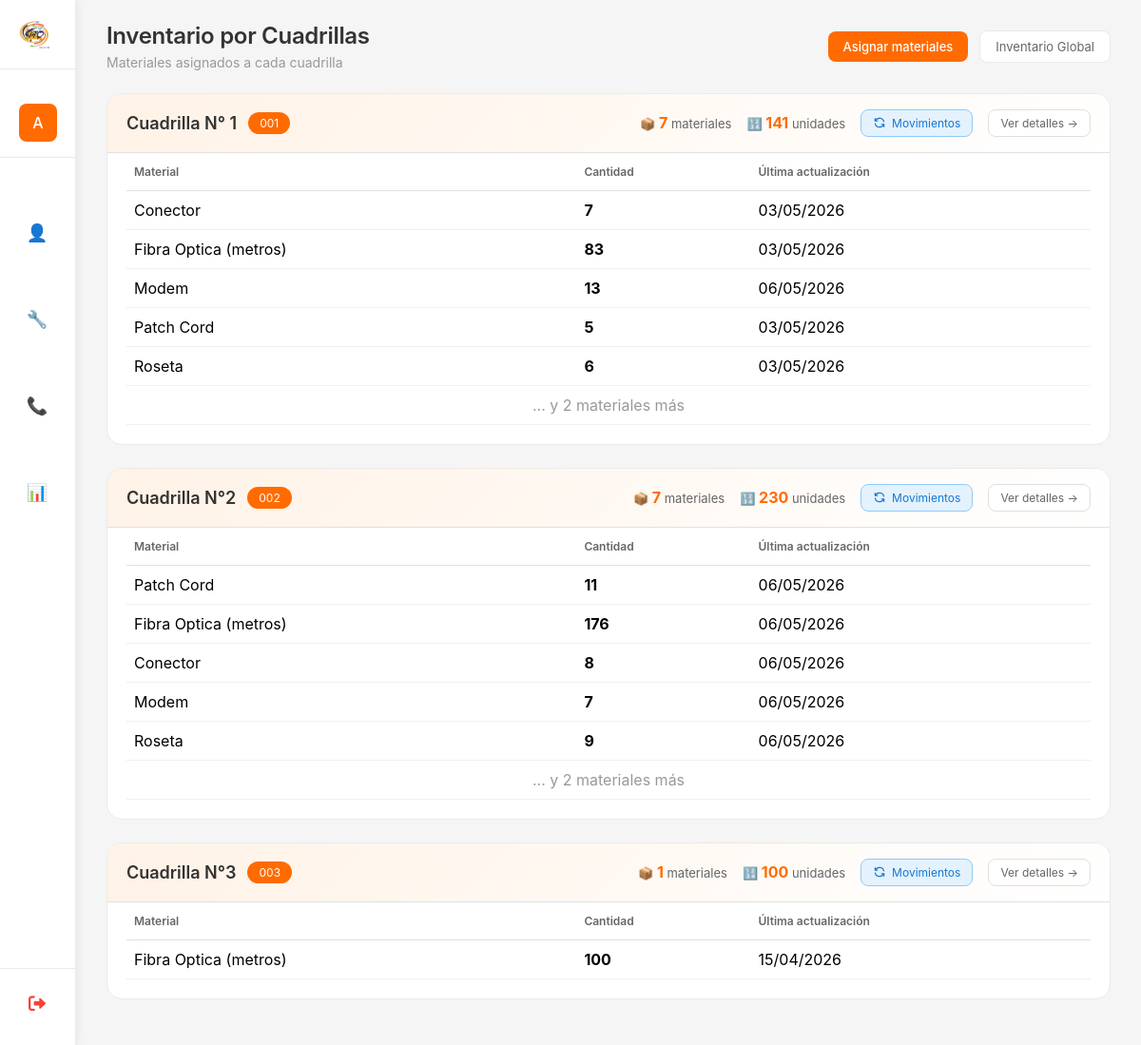
/inventario/todas-cuadrillas/ (signed in), run on the app's committed database.
### myapp/models.py (models this page shows, shortened)
class Cuadrilla(models.Model):
    class EstadoCuadrilla(models.TextChoices):
        DISPONIBLE = 'DISPONIBLE', 'Disponible'
        OCUPADO = 'OCUPADO', 'Ocupado'
        EN_DESCANSO = 'DESCANSO', 'En Descanso'
        INACTIVO = 'INACTIVO', 'Inactivo'
    nombre = models.CharField(
        max_length=100,
        unique=True,
        verbose_name="Nombre de la Cuadrilla"
    )
    codigo = models.CharField(
        max_length=20,
        unique=True,
        verbose_name="Código de Cuadrilla",
        help_text="Ej: C001, INST-001"
    )
    instaladores = models.ManyToManyField(
        'PerfilUsuario',
        related_name='cuadrillas',
        verbose_name="Instaladores",
        blank=True
    )
    estado = models.CharField(
        max_length=20,
        choices=EstadoCuadrilla.choices,
        default=EstadoCuadrilla.DISPONIBLE,
        verbose_name="Estado de la Cuadrilla",
        db_index=True
    )
    fecha_creacion = models.DateTimeField(
        auto_now_add=True,
        verbose_name="Fecha de creación"
    )
    fecha_actualizacion = models.DateTimeField(
        auto_now=True,
        verbose_name="Última actualización"
    )
    creado_por = models.ForeignKey(
        User,
        on_delete=models.SET_NULL,
        null=True,
        blank=True,
        related_name='cuadrillas_creadas',
        verbose_name="Creado por"
    )
    activo = models.BooleanField(
        default=True,
        verbose_name="Activo"
    )
    class Meta:
        verbose_name = "Cuadrilla"
        verbose_name_plural = "Cuadrillas"
        ordering = ['nombre']
        indexes = [
            models.Index(fields=['estado']),
            models.Index(fields=['activo']),
            models.Index(fields=['codigo']),
        ]

class InventarioCuadrilla(models.Model):
    cuadrilla = models.ForeignKey(
        Cuadrilla,
        on_delete=models.CASCADE,
        related_name='inventario',
        verbose_name="Cuadrilla"
    )
    material = models.ForeignKey(
        Material,
        on_delete=models.PROTECT,
        related_name='inventario_cuadrillas',
        verbose_name="Material"
    )
    cantidad = models.PositiveIntegerField(default=0, verbose_name="Cantidad en cuadrilla")
    ultima_actualizacion = models.DateTimeField(auto_now=True)
    class Meta:
        verbose_name = "Inventario de Cuadrilla"
        verbose_name_plural = "Inventarios de Cuadrillas"
        unique_together = ['cuadrilla', 'material']

class Material(models.Model):
    nombre = models.CharField(max_length=50, unique=True, verbose_name="Nombre del material")
    activo = models.BooleanField(default=True, verbose_name="Activo")
    fecha_creacion = models.DateTimeField(auto_now_add=True)
    class Meta:
        verbose_name = "Material"
        verbose_name_plural = "Materiales"
        ordering = ['nombre']

### myapp/views_inventario.py (the view)
# urls.py: path('inventario/todas-cuadrillas/', inventario_todas_cuadrillas, name='inventario_todas_cuadrillas'),
@login_required
@staff_member_required
def inventario_todas_cuadrillas(request):
    es_admin = request.user.is_superuser or request.user.groups.filter(name='Administrador').exists()
    if not es_admin:
        messages.error(request, 'No tienes permisos para acceder a esta página.')
        return redirect('dashboard')
    cuadrillas = Cuadrilla.objects.filter(activo=True).order_by('nombre')
    inventario_por_cuadrilla = []
    for cuadrilla in cuadrillas:
        inventario = InventarioCuadrilla.objects.filter(
            cuadrilla=cuadrilla
        ).select_related('material')
        total_unidades = sum(item.cantidad for item in inventario)
        inventario_por_cuadrilla.append({
            'cuadrilla': cuadrilla,
            'inventario': inventario,
            'total_materiales': inventario.count(),
            'total_unidades': total_unidades,
        })
    context = {
        'inventario_por_cuadrilla': inventario_por_cuadrilla,
    }
    return render(request, 'Inventario/inventario_todas_cuadrillas.html', context)

### myapp/context_processors.py (called while the page is built)
def zona_horaria_venezuela(request):
    timezone.activate(pytz.timezone('America/Caracas'))
    return {}

### myapp/templates/Inventario/inventario_todas_cuadrillas.html (shortened to what this page needs)
{% extends 'Inicio_De_Sesion/base.html' %}
{% load static %}
{% block page_title %}Inventario por Cuadrillas{% endblock %}
{% block page_subtitle %}Materiales asignados a cada cuadrilla{% endblock %}
{% block header_actions %}
<a href="{% url 'inventario_asignar_cuadrilla' %}" class="btn-primary">
    Asignar materiales
</a>
<a href="{% url 'inventario_global_lista' %}" class="btn-secondary">
    Inventario Global
</a>
{% endblock %}
{% block content %}
{% for item in inventario_por_cuadrilla %}
<div class="cuadrilla-card">
    <div class="cuadrilla-header">
        <div class="cuadrilla-titulo">
            <h3>{{ item.cuadrilla.nombre }}</h3>
            <span class="codigo">{{ item.cuadrilla.codigo }}</span>
        </div>
        <div class="cuadrilla-stats">
            <div class="stat">
                📦 <strong>{{ item.total_materiales }}</strong> materiales
            </div>
            <div class="stat">
                🔢 <strong>{{ item.total_unidades }}</strong> unidades
            </div>
            <a href="{% url 'inventario_movimientos_cuadrilla' item.cuadrilla.id %}" class="btn-movimientos" title="Ver movimientos de inventario">
                <svg width="14" height="14" viewBox="0 0 24 24" fill="none" stroke="currentColor" stroke-width="2">
                    <path d="M4 4v5h.582m15.356 2A8.001 8.001 0 004.582 9m0 0H9m11 11v-5h-.581m0 0a8.003 8.003 0 01-15.357-2m15.357 2H15"/>
                </svg>
                Movimientos
            </a>
            <a href="{% url 'inventario_cuadrilla_detalle' item.cuadrilla.id %}" class="btn-ver">
                Ver detalles →
            </a>
        </div>
    </div>
    <div class="table-container">
        {% if item.inventario %}
        <table class="table">
            <thead>
                <tr>
                    <th>Material</th>
                    <th>Cantidad</th>
                    <th>Última actualización</th>
                </thead>
            <tbody>
                {% for inv in item.inventario|slice:":5" %}
                <tr>
                    <td>{{ inv.material.nombre }}</div>
                    <td><strong>{{ inv.cantidad }}</strong></div>
                    <td>{{ inv.ultima_actualizacion|date:"d/m/Y" }}</div>
                </tr>
                {% endfor %}
                {% if item.inventario|length > 5 %}
                <tr>
                    <td colspan="3" style="text-align: center; color: #999;">
                        ... y {{ item.inventario|length|add:"-5" }} materiales más
                </tr>
                {% endif %}
        {% else %}
        <div class="empty-message">
            No tiene materiales asignados
        </div>
        {% endif %}
{% endfor %}
{% endblock %}

### myapp/templates/Inicio_De_Sesion/base.html (shortened to what this page needs)
{% load static %}
<!DOCTYPE html>
<html lang="es">
<head>
    <link rel="stylesheet" href="https://cdnjs.cloudflare.com/ajax/libs/font-awesome/6.0.0/css/all.min.css">
</head>
<body>
    <div class="dashboard">
        <div class="sidebar" id="sidebar">
            <div class="logo-area" onclick="window.location.href='{% url 'dashboard' %}'">
                <img src="{% static 'cd.png' %}" alt="VTC" class="logo">
            </div>
            <div class="user-info">
                <div class="user-avatar">
                    {{ user.username|first|upper }}
                </div>
            </div>
            <div class="menu">
                {% if user.groups.all.0.name != 'Call Center' %}
                <div class="menu-item" onclick="toggleSubmenu(this, 'vendedorSubmenu')">
                    <span class="menu-icon">👤</span>
                </div>
                {% endif %}
                {% if user.groups.all.0.name == 'Instalador' or user.groups.all.0.name == 'Administrador' or user.is_superuser %}
                <div class="menu-item" onclick="toggleSubmenu(this, 'instaladorSubmenu')">
                    <span class="menu-icon">🔧</span>
                </div>
                {% endif %}
                {% if user.is_superuser or user.groups.all.0.name == 'Administrador' or user.groups.all.0.name == 'Call Center' %}
                <div class="menu-item" onclick="toggleSubmenu(this, 'callcenterSubmenu')">
                    <span class="menu-icon">📞</span>
                </div>
                {% endif %}
                {% if user.is_superuser or user.groups.all.0.name == 'Administrador' or user.groups.all.0.name == 'Supervisor' %}
                <div class="menu-item" onclick="window.location.href='{% url 'panel_administrativo' %}'">
                    <span class="menu-icon">📊</span>
                </div>
                {% endif %}
            </div>
            <div class="sidebar-footer">
                <a href="{% url 'logout' %}" class="logout-sidebar" onclick="return confirm('¿Estás seguro que deseas cerrar sesión?')">
                    <i class="fas fa-sign-out-alt"></i>
                </a>
            </div>
        </div>
        <div class="main-content" id="mainContent">
            <div class="content-header">
                <div class="page-title">
                    <h1>{% block page_title %}Dashboard{% endblock %}</h1>
                    <p>{% block page_subtitle %}{{ current_date|default:"11 mar 2026" }} · Bienvenido de vuelta{% endblock %}</p>
                </div>
                <div class="header-actions">
                    {% block header_actions %}{% endblock %}
                </div>
            </div>
            {% block content %}{% endblock %}
</body>
</html>

### myapp/templates/Inicio_De_Sesion/base.html (style rules this page uses)
* { margin: 0; padding: 0; box-sizing: border-box; font-family: 'Inter', -apple-system, BlinkMacSystemFont, sans-serif; }
:root { --orange: #ff6b00; --orange-light: #fff2e6; --gray-bg: #f5f5f5; --gray-border: #eaeaea; --gray-text: #999; --dark-text: #333; --sidebar-width: 80px; --sidebar-expanded: 250px; --transition: all 0.3s cubic-bezier(0.4, 0, 0.2, 1); }
html, body { margin: 0; padding: 0; height: 100%; width: 100%; background: var(--gray-bg); overflow: hidden; position: relative; }
.dashboard { display: flex; min-height: 100vh; position: relative; height: 100%; }
.sidebar { background-color: #ffffff; color: #1f2937; width: var(--sidebar-width); position: fixed; top: 0; left: 0; height: 100%; overflow-y: auto; overflow-x: hidden; transition: var(--transition); z-index: 1000; display: flex; flex-direction: column; box-shadow: 2px 0 10px rgba(0, 0, 0, 0.05); border-right: 1px solid var(--gray-border); }
.logo-area { padding: 20px; display: flex; align-items: center; gap: 12px; width: 100%; border-bottom: 1px solid var(--gray-border); margin-bottom: 20px; cursor: pointer; transition: var(--transition); }
.logo { width: 32px; height: 32px; object-fit: contain; transition: var(--transition); flex-shrink: 0; }
.user-info { padding: 16px 20px; display: flex; align-items: center; gap: 12px; width: 100%; border-bottom: 1px solid var(--gray-border); margin-bottom: 1rem; }
.user-avatar { min-width: 40px; width: 40px; height: 40px; background: var(--orange); border-radius: 8px; display: flex; align-items: center; justify-content: center; color: white; font-weight: 500; font-size: 16px; flex-shrink: 0; transition: var(--transition); }
.menu { flex: 1; display: flex; flex-direction: column; gap: 4px; padding: 0 12px; }
.menu-item { padding: 10px 12px; display: flex; align-items: center; gap: 12px; width: 100%; cursor: pointer; transition: var(--transition); color: #666; font-size: 14px; position: relative; border-radius: 8px; }
.menu-icon { font-size: 18px; min-width: 30px; text-align: center; color: #999; flex-shrink: 0; transition: var(--transition); }
.sidebar-footer { margin-top: auto; padding: 16px 12px 24px 12px; border-top: 1px solid var(--gray-border); }
.logout-sidebar { display: flex; align-items: center; gap: 12px; padding: 10px 12px; width: 100%; color: #f44336; text-decoration: none; transition: var(--transition); border-radius: 8px; font-weight: 500; }
.logout-sidebar i { font-size: 18px; min-width: 30px; text-align: center; color: #f44336; }
.main-content { margin-left: var(--sidebar-width); transition: margin-left 0.3s cubic-bezier(0.4, 0, 0.2, 1); background: var(--gray-bg); height: 100%; width: calc(100% - var(--sidebar-width)); overflow-y: auto; overflow-x: hidden; padding: 24px 32px; position: relative; }
.content-header { display: flex; justify-content: space-between; align-items: center; margin-bottom: 24px; flex-wrap: wrap; gap: 16px; }
.page-title h1 { font-size: 24px; font-weight: 600; color: var(--dark-text); letter-spacing: -0.3px; line-height: 1.2; }
.page-title p { color: var(--gray-text); font-size: 14px; margin-top: 4px; }
.header-actions { display: flex; gap: 12px; align-items: center; flex-wrap: wrap; }

### data on the page
Cuadrilla: cuadrilla.nombre "Cuadrilla N° 1", cuadrilla.codigo "001", total_materiales "7", total_unidades "141", inventario|length "2"
InventarioCuadrilla: material.nombre "Conector", cantidad "7", ultima_actualizacion "03/05/2026"
InventarioCuadrilla: material.nombre "Fibra Optica (metros)", cantidad "83", ultima_actualizacion "03/05/2026"
InventarioCuadrilla: material.nombre "Modem", cantidad "13", ultima_actualizacion "06/05/2026"
InventarioCuadrilla: material.nombre "Patch Cord", cantidad "5", ultima_actualizacion "03/05/2026"
InventarioCuadrilla: material.nombre "Roseta", cantidad "6", ultima_actualizacion "03/05/2026"
Cuadrilla: cuadrilla.nombre "Cuadrilla N°2", cuadrilla.codigo "002", total_materiales "7", total_unidades "230", inventario|length "2"
InventarioCuadrilla: material.nombre "Patch Cord", cantidad "11", ultima_actualizacion "06/05/2026"
InventarioCuadrilla: material.nombre "Fibra Optica (metros)", cantidad "176", ultima_actualizacion "06/05/2026"
InventarioCuadrilla: material.nombre "Conector", cantidad "8", ultima_actualizacion "06/05/2026"
InventarioCuadrilla: material.nombre "Modem", cantidad "7", ultima_actualizacion "06/05/2026"
InventarioCuadrilla: material.nombre "Roseta", cantidad "9", ultima_actualizacion "06/05/2026"
Cuadrilla: cuadrilla.nombre "Cuadrilla N°3", cuadrilla.codigo "003", total_materiales "1", total_unidades "100"
InventarioCuadrilla: material.nombre "Fibra Optica (metros)", cantidad "100", ultima_actualizacion "15/04/2026"

### other printed values
{{ user.username|first|upper }} "A"
